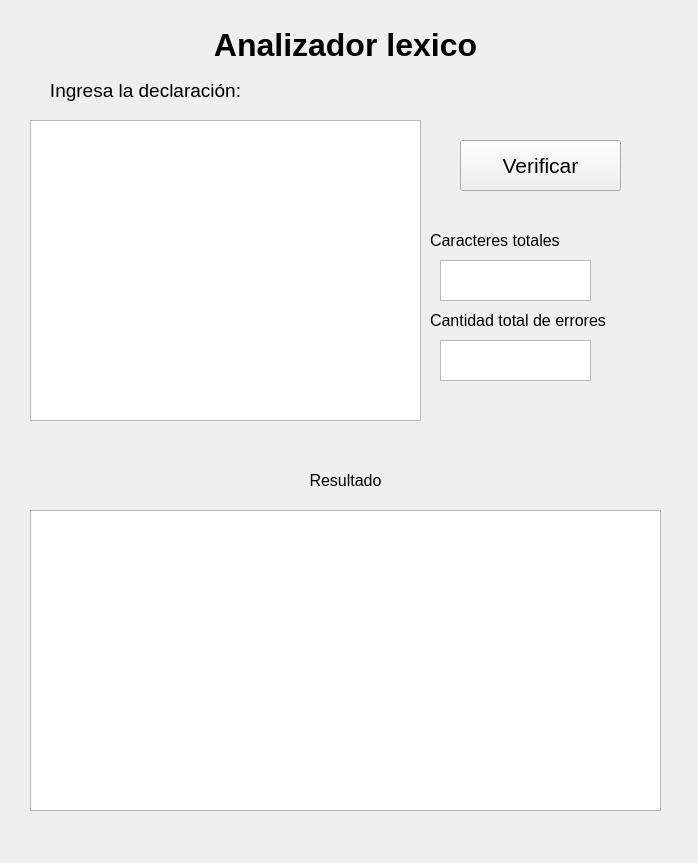
<?xml version="1.0" encoding="UTF-8"?>
<ui version="4.0">
 <class>Analizador</class>
 <widget class="QMainWindow" name="MainWindow">
  <property name="geometry">
   <rect>
    <x>0</x>
    <y>0</y>
    <width>698</width>
    <height>863</height>
   </rect>
  </property>
  <property name="cursor">
   <cursorShape>PointingHandCursor</cursorShape>
  </property>
  <property name="windowTitle">
   <string>Automata </string>
  </property>
  <property name="windowOpacity">
   <double>99.000000000000000</double>
  </property>
  <widget class="QPushButton" name="pushButton">
   <property name="geometry">
    <rect>
     <x>460</x>
     <y>140</y>
     <width>161</width>
     <height>51</height>
    </rect>
   </property>
   <property name="maximumSize">
    <size>
     <width>16777215</width>
     <height>51</height>
    </size>
   </property>
   <property name="font">
    <font>
     <pointsize>16</pointsize>
    </font>
   </property>
   <property name="cursor">
    <cursorShape>PointingHandCursor</cursorShape>
   </property>
   <property name="text">
    <string>Verificar</string>
   </property>
  </widget>
  <widget class="QLabel" name="label_6">
   <property name="geometry">
    <rect>
     <x>20</x>
     <y>60</y>
     <width>251</width>
     <height>61</height>
    </rect>
   </property>
   <property name="font">
    <font>
     <pointsize>14</pointsize>
    </font>
   </property>
   <property name="text">
    <string>Ingresa la declaración:</string>
   </property>
   <property name="alignment">
    <set>Qt::AlignCenter</set>
   </property>
  </widget>
  <widget class="QLabel" name="label_7">
   <property name="geometry">
    <rect>
     <x>10</x>
     <y>10</y>
     <width>671</width>
     <height>71</height>
    </rect>
   </property>
   <property name="text">
    <string>&lt;html&gt;&lt;head/&gt;&lt;body&gt;&lt;p align=&quot;center&quot;&gt;&lt;span style=&quot; font-size:24pt; font-weight:600; color:#000000;&quot;&gt;Analizador lexico&lt;/span&gt;&lt;/p&gt;&lt;/body&gt;&lt;/html&gt;</string>
   </property>
  </widget>
  <widget class="QListWidget" name="CC">
   <property name="geometry">
    <rect>
     <x>440</x>
     <y>260</y>
     <width>151</width>
     <height>41</height>
    </rect>
   </property>
   <property name="font">
    <font>
     <pointsize>12</pointsize>
    </font>
   </property>
  </widget>
  <widget class="QLabel" name="label_13">
   <property name="geometry">
    <rect>
     <x>290</x>
     <y>470</y>
     <width>111</width>
     <height>21</height>
    </rect>
   </property>
   <property name="font">
    <font>
     <pointsize>12</pointsize>
    </font>
   </property>
   <property name="text">
    <string>Resultado</string>
   </property>
   <property name="alignment">
    <set>Qt::AlignCenter</set>
   </property>
  </widget>
  <widget class="QLabel" name="label_14">
   <property name="geometry">
    <rect>
     <x>430</x>
     <y>230</y>
     <width>241</width>
     <height>21</height>
    </rect>
   </property>
   <property name="font">
    <font>
     <pointsize>12</pointsize>
    </font>
   </property>
   <property name="text">
    <string>Caracteres totales</string>
   </property>
  </widget>
  <widget class="QLabel" name="label_15">
   <property name="geometry">
    <rect>
     <x>430</x>
     <y>310</y>
     <width>241</width>
     <height>21</height>
    </rect>
   </property>
   <property name="font">
    <font>
     <pointsize>12</pointsize>
    </font>
   </property>
   <property name="text">
    <string>Cantidad total de errores</string>
   </property>
  </widget>
  <widget class="QListWidget" name="CE">
   <property name="geometry">
    <rect>
     <x>440</x>
     <y>340</y>
     <width>151</width>
     <height>41</height>
    </rect>
   </property>
   <property name="font">
    <font>
     <pointsize>12</pointsize>
    </font>
   </property>
  </widget>
  <widget class="QTableWidget" name="tableWidget">
   <property name="geometry">
    <rect>
     <x>30</x>
     <y>510</y>
     <width>631</width>
     <height>301</height>
    </rect>
   </property>
  </widget>
  <widget class="QTextEdit" name="textEdit">
   <property name="geometry">
    <rect>
     <x>30</x>
     <y>120</y>
     <width>391</width>
     <height>301</height>
    </rect>
   </property>
   <property name="font">
    <font>
     <pointsize>12</pointsize>
    </font>
   </property>
  </widget>
 </widget>
 <resources/>
 <connections/>
</ui>
